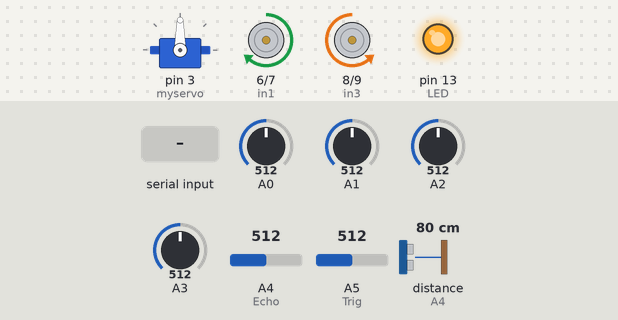
Bench run of a sketch on a simulated Arduino Uno, built with avr-gcc and run on an emulated ATmega328P. On the bench: servo, motor-driver pin pairs drawn as motors (green arrow = first pin HIGH = forward, orange = second pin HIGH = backward, longer = more drive, scaled by the enable pin), output pins drawn as LEDs (lit = HIGH). Wiring (inferred from the names in the program): ultrasonic range finder: trigger A5; echo A4. The test bench sets the inputs (shaded band); at power-on: distance to the obstacle (sensor on A4) 80 cm, A0 = 512, A2 = 512, A1 = 512, A3 = 512, A4 (Echo) = 512, A5 (Trig) = 512. The echo pulse lasts 58.3 µs per cm; pins used as bus, display or sensor lines are not drawn.

Above: at 5.7 s.
5.8 s: distance to the obstacle (sensor on A4) set to 2 cm
At 6.9 s:
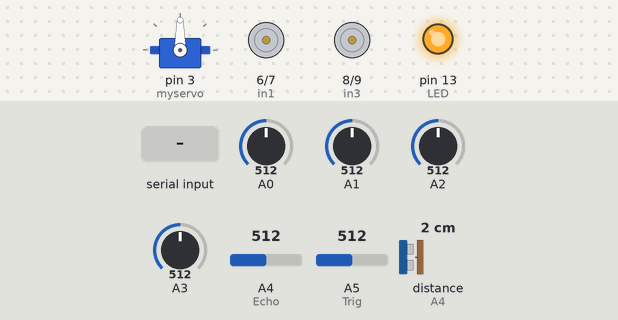
7.3 s: "30,150\n" received over Serial
8.8 s: A0 set to 90
10.3 s: distance to the obstacle (sensor on A4) set to 18 cm
At 10.6 s:
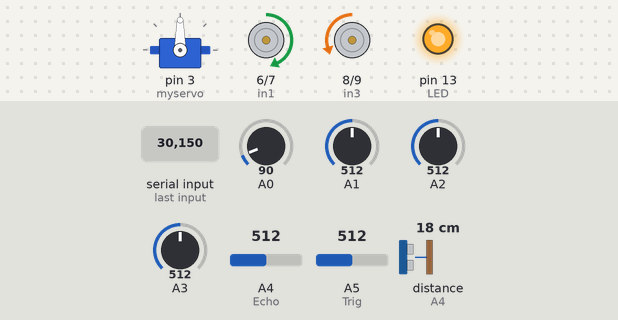
11.8 s: A2 set to 90
At 12.4 s:
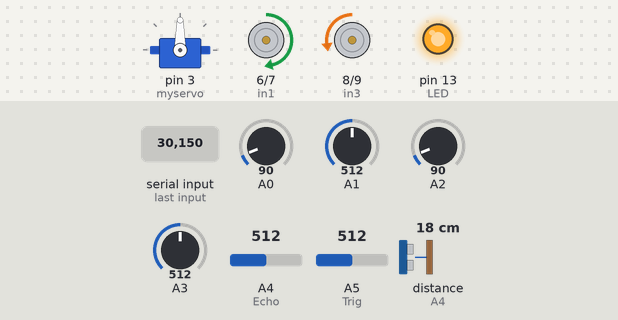
13.3 s: distance to the obstacle (sensor on A4) set to 35 cm
At 13.9 s:
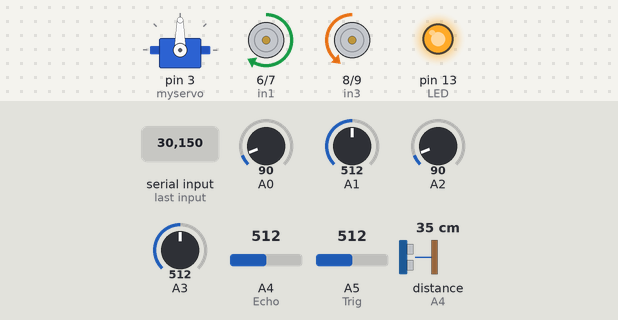
Timing chart, 0 to 15.8 s (numbered marks = the images above; inputs shaded):
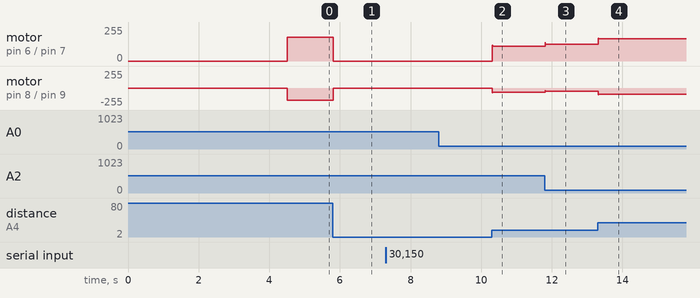

Measured:
- after the input at 5.8 s, motor on pin 6 (in1) / pin 7 (in2): forward 180/255 → stopped at once; motor on pin 8 (in3) / pin 9 (in4): backward 180/255 → stopped at once
- after the input at 10.3 s, motor on pin 6 (in1) / pin 7 (in2): stopped → forward 110/255 at once; motor on pin 8 (in3) / pin 9 (in4): stopped → backward 60/255 at once
- after the input at 11.8 s, motor on pin 6 (in1) / pin 7 (in2): forward 110/255 → forward 124/255 at once; motor on pin 8 (in3) / pin 9 (in4): backward 60/255 → backward 50/255 at once
- after the input at 13.3 s, motor on pin 6 (in1) / pin 7 (in2): forward 124/255 → forward 167/255 at once; motor on pin 8 (in3) / pin 9 (in4): backward 50/255 → backward 93/255 at once

The sketch:

following_car_qtr.ino
```cpp
#include <QTRSensors.h>
#include <Servo.h> //servo library
QTRSensorsAnalog qtr((unsigned char[]) {
  8, 9, 10, 11, 12, 13, 14, 15
}, 8);
Servo myservo; // create servo object to control servo
int Echo = A4;
int Trig = A5;
int rightDistance = 0, leftDistance = 0, middleDistance = 0 ;


int LED = 13;
volatile int state = LOW;
char getstr;
int in1 = 6;
int in2 = 7;
int in3 = 8;
int in4 = 9;
int ENA = 5;
int ENB = 11;
int ABS = 150;


int Base_speed = 80;
int Motor_speed = 0;
int PID_Speed_increase = 0;

char state_of_car = 'm';
int temp_motor_speed = 80;

void _mStop()
{
  digitalWrite(ENA, LOW);
  digitalWrite(ENB, LOW);
  //Serial.println("Stop!");
}
void stateChange()
{
  state = !state;
  digitalWrite(LED, state);
}

/*Ultrasonic distance measurement Sub function*/
int Distance_test()
{
  digitalWrite(Trig, LOW);
  delayMicroseconds(2);
  digitalWrite(Trig, HIGH);
  delayMicroseconds(20);
  digitalWrite(Trig, LOW);
  float Fdistance = pulseIn(Echo, HIGH);
  Fdistance = Fdistance / 58;

  return (int)Fdistance;
}


void setup()
{
  myservo.attach(3);// attach servo on pin 3 to servo object
  // Calibration of IR sensors begins immediately
  int i;
  for (i = 0; i < 100; i++)  // make the calibration take about 2 seconds
  {
    qtr.calibrate();
    delay(20);
  }

  pinMode(Echo, INPUT);
  pinMode(Trig, OUTPUT);


  pinMode(LED, OUTPUT);
  Serial.begin(9600);
  pinMode(in1, OUTPUT);
  pinMode(in2, OUTPUT);
  pinMode(in3, OUTPUT);
  pinMode(in4, OUTPUT);
  pinMode(ENA, OUTPUT);
  pinMode(ENB, OUTPUT);
  _mStop();

  //Serial.println("Calibration done!");
  digitalWrite(LED, HIGH);
  Motor_speed = Base_speed;

  myservo.write(90);
}

/*working variables*/

unsigned long lastTime = 0;
double Kp = 2.5, Ki = 0.0, Kd = 3.5;
//double Kp = 0.6, Ki = 0.0, Kd = 3;
double Input, Output;
double errSum, lastErr;
double Setpoint = 15;
String inString;
bool PD_straight = true;
long deb_delay = 2000;
long last_deb = 0;


// Line-Following working variables
int lastErr_line = 0;
float KP_line = 0.05, KD_line = 0.07;
int lastErr_angle = 0;
int last_angle = 90;
float KP_angle = 0.1, KD_angle = 0;
int m1Speed = 0;
int m2Speed = 0;

void loop()
{


  //Serial.println(Motor_speed);


  while (Serial.available() > 0) {
    getstr = Serial.read();
    char lmao = getstr;
    if (isDigit(lmao)) {
      // convert the incoming byte to a char
      // and add it to the string:
      inString += (char)lmao;
    }
  }
  int temp_value = inString.toInt();


  if ( (temp_value >= 60) && (temp_value <= 180)){

    Motor_speed = temp_value;
    temp_motor_speed = Motor_speed;
  }

  if ( (temp_value >= 1000) && (temp_value <= 1070)) {
    temp_value = temp_value - 1000;
    Setpoint = temp_value;
  }
  inString = "";


  //Serial.println(Setpoint);


  if ( getstr == 'f' || (getstr == 'b') || (getstr == 'l') || (getstr == 'r') || (getstr == 's') || (getstr == 'A') )
    state_of_car = getstr;

  state_of_car = 'f';

  if (state_of_car == 'f')
  {


        /*Compute all the working error variables*/
    middleDistance = Distance_test();
    Input = middleDistance;
    double error = Input - Setpoint;

    unsigned long now = millis();
    double timeChange = (double)(now - lastTime);


    errSum += (error * timeChange);
    double dErr = (error - lastErr) / timeChange;


    /*Compute PID Output*/
    Output = Kp * error + Ki * errSum + Kd * dErr;
    lastErr = error;
    lastTime = now;

Motor_speed = Base_speed + Output;


    // float KP_line = 0.05, KD_line = 1;
    unsigned int sensors[8];
    int position_line = qtr.readLine(sensors);
    //        Serial.print("position_line: ");
    //        Serial.println(position_line);
    unsigned int sensor_values[8];
    qtr.readCalibrated(sensor_values);

    int j, total = 0;
    for (j = 0; j < 8; j++)  // make the calibration take about 5 seconds
    {
      //      Serial.print("Sen");
      //      Serial.print(j);
      //      Serial.print(": ");
      //      Serial.print(sensors[j]);
      //      Serial.print("  ");
      total += sensors[j];
    }
    //    Serial.println("");
    int avg = total / 8;

//Serial.print(millis() - last_deb);
//Serial.print("  ");
    if ( (millis() - last_deb) > deb_delay )
    {
      if (avg > 900 && PD_straight)
      {
        Motor_speed = 65;
        PD_straight = !PD_straight;
        last_deb = millis();
      }
      else if (avg > 900 && !PD_straight)
      {
        Motor_speed = temp_motor_speed;

        PD_straight = !PD_straight;
        last_deb = millis();
      }
    }


    if(!PD_straight)
    Motor_speed = 65;


    //    Serial.print("position_line: ");
    //    Serial.print(position_line);
    int error_line = position_line - 3116;
    //        Serial.print("        error_line: ");
    //        Serial.print(error_line);
    int set_speed = KP_line * error_line + KD_line * (error_line - lastErr_line);
    //    Serial.print("        set_speed: ");
    //    Serial.print(set_speed);
    lastErr_line = error_line;
    m1Speed = Motor_speed + set_speed;
    m2Speed = Motor_speed - set_speed;


    m1Speed = constrain(m1Speed, 0, 180);
    m2Speed = constrain(m2Speed, 0, 180);


    /*How long since we last calculated*/


    analogWrite(ENA, m1Speed);
    analogWrite(ENB, m2Speed);

    if (middleDistance <= Setpoint)
    {
      digitalWrite(in1, LOW);
      digitalWrite(in2, LOW);
      digitalWrite(in3, LOW);
      digitalWrite(in4, LOW);
      //    Serial.println("Stop");
    }
    else
    {
      digitalWrite(in1, HIGH);
      digitalWrite(in2, LOW);
      digitalWrite(in3, LOW);
      digitalWrite(in4, HIGH);
    }

    //Serial.println("forward!");

    //    //Serial.println(angle);
    //    int angle = int(double(position_line) / 7000 * 180);
    //    int error_angle = angle - last_angle;
    //    int set_angle = KP_angle * error_angle + KD_angle * (error_angle - lastErr_angle);
    //    lastErr_angle = error_angle;
    //    angle = last_angle + set_angle;
    //    last_angle = angle;
    //    myservo.write(angle);
    //    delay(50);


  }
  else if (state_of_car == 's')
  {
    _mStop();
  }
  else if (state_of_car == 'A')
  {
    stateChange();
  }

}
```
